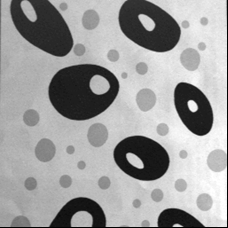
#> input picture segmentation/in/img.png, 228 x 228 px; its folder holds only this picture in this run
$ python main.py
#> lines starting #> are read from the running program, lines starting #| are printed output that depends on the picture; after the words box and inside, x2 and y2 are one past the last pixel; in counts of white or black regions, pixels touching at a corner belong together
from pathlib import Path
import cv2
import numpy as np

try:
    from skimage.filters import threshold_multiotsu
except ImportError:
    threshold_multiotsu = None


# =========================
# Настройки программы
# =========================

IN_DIR = Path("in")
OUT_DIR = Path("out")

IMAGE_EXTENSIONS = {".png", ".jpg", ".jpeg", ".bmp", ".tif", ".tiff"}

# Для мультипороговой сегментации
MULTI_CLASSES = 4

# Для диапазонной сегментации.
# Используются процентили яркости изображения.
RANGE_PERCENTILES = (35, 65)

# Для метода слияния областей
MERGE_BLOCK_SIZE = 8
MERGE_MEAN_DIFF = 10

# Для метода разбиения областей
SPLIT_MIN_SIZE = 16
SPLIT_STD_THRESHOLD = 12

# Для метода слияния/разбиения
SPLIT_MERGE_DIFF = 10


# =========================
# Вспомогательные функции
# =========================

def read_image(path: Path):
    """
    Чтение изображения с поддержкой путей с кириллицей.
    """
    data = np.fromfile(str(path), dtype=np.uint8)
    image = cv2.imdecode(data, cv2.IMREAD_COLOR)
#> image is the input picture: shape (228, 228, 3); min 0, max 255, mean 157.7
    return image


def save_image(path: Path, image: np.ndarray):
    """
    Сохранение изображения с поддержкой путей с кириллицей.
    """
    path.parent.mkdir(parents=True, exist_ok=True)
    ext = path.suffix
    success, encoded = cv2.imencode(ext, image)
    if success:
        encoded.tofile(str(path))


def to_gray(image: np.ndarray) -> np.ndarray:
    """
    Перевод изображения в полутоновый формат.
    """
    if len(image.shape) == 2:
        return image.copy()
    return cv2.cvtColor(image, cv2.COLOR_BGR2GRAY)


def gray_to_bgr(image: np.ndarray) -> np.ndarray:
    """
    Перевод полутонового изображения в BGR для сохранения сравнений.
    """
    if len(image.shape) == 2:
        return cv2.cvtColor(image, cv2.COLOR_GRAY2BGR)
    return image.copy()


def add_caption(image: np.ndarray, text: str) -> np.ndarray:
    """
    Добавляет подпись над изображением.
    """
    img = gray_to_bgr(image)
    h, w = img.shape[:2]

    caption_height = 45
    result = np.full((h + caption_height, w, 3), 255, dtype=np.uint8)
    result[caption_height:, :] = img

    cv2.putText(
        result,
        text,
        (10, 30),
        cv2.FONT_HERSHEY_SIMPLEX,
        0.8,
        (0, 0, 0),
        2,
        cv2.LINE_AA
    )

    return result


def make_comparison(original_gray: np.ndarray, segmented: np.ndarray, method_name: str) -> np.ndarray:
    """
    Создает изображение сравнения: исходное слева, результат справа.
    """
    left = add_caption(original_gray, "Original")
    right = add_caption(segmented, method_name)

    h1, w1 = left.shape[:2]
    h2, w2 = right.shape[:2]

    if h1 != h2:
        right = cv2.resize(right, (w2, h1))

    return cv2.hconcat([left, right])


def render_labels_by_mean(gray: np.ndarray, labels: np.ndarray) -> np.ndarray:
    """
    Преобразует карту меток областей в полутоновое изображение,
    где каждая область закрашена средней яркостью этой области.
    """
    labels = labels.astype(np.int32)
    max_label = int(labels.max()) + 1

    sums = np.bincount(labels.ravel(), weights=gray.ravel(), minlength=max_label)
    counts = np.bincount(labels.ravel(), minlength=max_label)

    means = np.zeros(max_label, dtype=np.float32)
    valid = counts > 0
    means[valid] = sums[valid] / counts[valid]

    result = means[labels]
    return np.clip(result, 0, 255).astype(np.uint8)


def collect_neighbor_pairs(labels: np.ndarray):
    """
    Собирает пары соседних областей по горизонтальным и вертикальным границам.
    """
    pairs = set()

    # Горизонтальные соседи
    left = labels[:, :-1]
    right = labels[:, 1:]
    mask = left != right

    for a, b in zip(left[mask].ravel(), right[mask].ravel()):
        a, b = int(a), int(b)
        if a > b:
            a, b = b, a
        pairs.add((a, b))

    # Вертикальные соседи
    top = labels[:-1, :]
    bottom = labels[1:, :]
    mask = top != bottom

    for a, b in zip(top[mask].ravel(), bottom[mask].ravel()):
        a, b = int(a), int(b)
        if a > b:
            a, b = b, a
        pairs.add((a, b))

    return list(pairs)


# =========================
# 1. Пороговая сегментация
# =========================

def threshold_segmentation(gray: np.ndarray) -> np.ndarray:
    """
    Пороговая сегментация по методу Оцу.

    g(i,j) = 1, если f(i,j) >= T
    g(i,j) = 0, если f(i,j) < T
    """
    _, result = cv2.threshold(
        gray,
        0,
        255,
        cv2.THRESH_BINARY + cv2.THRESH_OTSU
    )
    return result


# =========================
# 2. Диапазонная сегментация
# =========================

def range_threshold_segmentation(gray: np.ndarray) -> np.ndarray:
    """
    Диапазонная пороговая сегментация.

    Пиксель относится к области, если его яркость входит в диапазон D.
    Диапазон выбирается автоматически через процентили яркости.
    """
    low, high = np.percentile(gray, RANGE_PERCENTILES)

    result = np.zeros_like(gray, dtype=np.uint8)
    result[(gray >= low) & (gray <= high)] = 255

    return result


# =========================
# 3. Мультипороговая сегментация
# =========================

def multi_threshold_segmentation(gray: np.ndarray, classes: int = MULTI_CLASSES) -> np.ndarray:
    """
    Мультипороговая сегментация.

    Яркости разбиваются на несколько диапазонов D1, D2, ..., Dn.
    """
    if classes < 2:
        raise ValueError("Количество классов должно быть не меньше 2.")

    if threshold_multiotsu is not None:
        thresholds = threshold_multiotsu(gray, classes=classes)
    else:
        # Запасной вариант без scikit-image
        percentiles = np.linspace(0, 100, classes + 1)[1:-1]
        thresholds = np.percentile(gray, percentiles)

    regions = np.digitize(gray, bins=thresholds)

    result = regions.astype(np.float32)
    result = result * (255 / (classes - 1))

    return result.astype(np.uint8)


# =========================
# 4. Слияние областей
# =========================

class DSU:
    """
    Структура данных для объединения областей.
    Disjoint Set Union / система непересекающихся множеств.
    """
    def __init__(self, n: int, sums: np.ndarray, counts: np.ndarray):
        self.parent = np.arange(n, dtype=np.int32)
        self.sums = sums.astype(np.float64)
        self.counts = counts.astype(np.float64)

    def find(self, x: int) -> int:
        while self.parent[x] != x:
            self.parent[x] = self.parent[self.parent[x]]
            x = self.parent[x]
        return x

    def mean(self, x: int) -> float:
        root = self.find(x)
        if self.counts[root] == 0:
            return 0.0
        return self.sums[root] / self.counts[root]

    def union(self, a: int, b: int):
        ra = self.find(a)
        rb = self.find(b)

        if ra == rb:
            return False

        # Присоединяем меньшую область к большей
        if self.counts[ra] < self.counts[rb]:
            ra, rb = rb, ra

        self.parent[rb] = ra
        self.sums[ra] += self.sums[rb]
        self.counts[ra] += self.counts[rb]

        return True


def make_grid_labels(height: int, width: int, block_size: int) -> np.ndarray:
    """
    Начальная пресегментация изображения на квадратные блоки.
    """
    labels = np.zeros((height, width), dtype=np.int32)

    label = 0
    for y in range(0, height, block_size):
        for x in range(0, width, block_size):
            labels[y:y + block_size, x:x + block_size] = label
            label += 1

    return labels


def merge_regions_from_labels(
    gray: np.ndarray,
    labels: np.ndarray,
    mean_diff_threshold: float,
    max_iterations: int = 100
):
    """
    Итеративное слияние соседних областей.

    Две области объединяются, если разница их средних яркостей
    не превышает mean_diff_threshold.
    """
    labels = labels.astype(np.int32)
    n_labels = int(labels.max()) + 1

    sums = np.bincount(labels.ravel(), weights=gray.ravel(), minlength=n_labels)
    counts = np.bincount(labels.ravel(), minlength=n_labels)

    dsu = DSU(n_labels, sums, counts)
    neighbor_pairs = collect_neighbor_pairs(labels)

    for _ in range(max_iterations):
        changed = False

        for a, b in neighbor_pairs:
            ra = dsu.find(a)
            rb = dsu.find(b)

            if ra == rb:
                continue

            mean_a = dsu.mean(ra)
            mean_b = dsu.mean(rb)

            if abs(mean_a - mean_b) <= mean_diff_threshold:
                dsu.union(ra, rb)
                changed = True

        if not changed:
            break

    root_map = np.array([dsu.find(i) for i in range(n_labels)], dtype=np.int32)
    merged_labels = root_map[labels]

    result = render_labels_by_mean(gray, merged_labels)

    return result, merged_labels


def region_merging_segmentation(gray: np.ndarray) -> np.ndarray:
    """
    Метод слияния областей.

    1. Выполняется начальная сегментация на блоки.
    2. Соседние области объединяются, если они похожи по средней яркости.
    """
    h, w = gray.shape[:2]
    initial_labels = make_grid_labels(h, w, MERGE_BLOCK_SIZE)

    result, _ = merge_regions_from_labels(
        gray,
        initial_labels,
        mean_diff_threshold=MERGE_MEAN_DIFF
    )

    return result


# =========================
# 5. Разбиение областей
# =========================

def quadtree_split_labels(
    gray: np.ndarray,
    min_size: int = SPLIT_MIN_SIZE,
    std_threshold: float = SPLIT_STD_THRESHOLD
) -> np.ndarray:
    """
    Разбиение изображения с использованием дерева квадрантов.

    Если область неоднородна, то есть стандартное отклонение яркости
    больше std_threshold, область делится на 4 части.
    """
    h, w = gray.shape[:2]
    labels = np.full((h, w), -1, dtype=np.int32)
    current_label = 0

    def split(y0: int, y1: int, x0: int, x1: int):
        nonlocal current_label

        region = gray[y0:y1, x0:x1]
        region_h = y1 - y0
        region_w = x1 - x0

        if region_h <= 0 or region_w <= 0:
            return

        is_small = region_h <= min_size or region_w <= min_size
        is_homogeneous = np.std(region) <= std_threshold

        if is_small or is_homogeneous:
            labels[y0:y1, x0:x1] = current_label
            current_label += 1
            return

        ym = (y0 + y1) // 2
        xm = (x0 + x1) // 2

        # Если область уже нельзя нормально разделить
        if ym == y0 or ym == y1 or xm == x0 or xm == x1:
            labels[y0:y1, x0:x1] = current_label
            current_label += 1
            return

        split(y0, ym, x0, xm)
        split(y0, ym, xm, x1)
        split(ym, y1, x0, xm)
        split(ym, y1, xm, x1)

    split(0, h, 0, w)

    return labels


def region_splitting_segmentation(gray: np.ndarray) -> np.ndarray:
    """
    Метод разбиения областей.

    Начинаем со всего изображения как одной области.
    Если область неоднородна, делим ее на четыре подобласти.
    """
    labels = quadtree_split_labels(
        gray,
        min_size=SPLIT_MIN_SIZE,
        std_threshold=SPLIT_STD_THRESHOLD
    )

    result = render_labels_by_mean(gray, labels)
    return result


# =========================
# 6. Слияние/разбиение областей
# =========================

def split_and_merge_segmentation(gray: np.ndarray) -> np.ndarray:
    """
    Комбинированный метод слияния/разбиения.

    1. Сначала выполняется разбиение через дерево квадрантов.
    2. Затем соседние похожие области объединяются.
    """
    split_labels = quadtree_split_labels(
        gray,
        min_size=SPLIT_MIN_SIZE,
        std_threshold=SPLIT_STD_THRESHOLD
    )

    result, _ = merge_regions_from_labels(
        gray,
        split_labels,
        mean_diff_threshold=SPLIT_MERGE_DIFF
    )

    return result


# =========================
# Обработка изображений
# =========================

def process_image(path: Path):
    image = read_image(path)

    if image is None:
        print(f"Не удалось прочитать файл: {path}")
        return

    gray = to_gray(image)

    algorithms = [
        ("01_threshold", "Threshold segmentation", threshold_segmentation),
        ("02_range_threshold", "Range threshold segmentation", range_threshold_segmentation),
        ("03_multi_threshold", "Multi-threshold segmentation", multi_threshold_segmentation),
        ("04_region_merging", "Region merging", region_merging_segmentation),
        ("05_region_splitting", "Region splitting", region_splitting_segmentation),
        ("06_split_and_merge", "Split and merge", split_and_merge_segmentation),
    ]

    image_out_dir = OUT_DIR / path.stem
    image_out_dir.mkdir(parents=True, exist_ok=True)

    all_results = []

    # Сохраняем исходное полутоновое изображение
    save_image(image_out_dir / "00_original_gray.png", gray)

    for file_prefix, title, func in algorithms:
        print(f"Обработка {path.name}: {title}")

        segmented = func(gray)

        # Отдельный результат сегментации
        save_image(image_out_dir / f"{file_prefix}_result.png", segmented)

        # Сравнение исходного и результата
        comparison = make_comparison(gray, segmented, title)
        save_image(image_out_dir / f"{file_prefix}_comparison.png", comparison)

        all_results.append(add_caption(segmented, title))
#> this loop made 6 passes
#> pass 1, in threshold_segmentation, `_, result = cv2.threshold( gray, 0, 255, cv2.THRESH_BINARY + cv2.THRES..`:
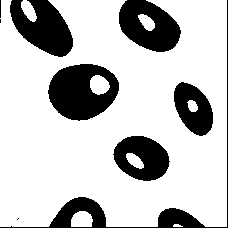
#> result: shape (228, 228); 76.2% white; 9 black regions (3 under 20 px), largest, box (x1, y1, x2, y2) and area: (48, 64, 119, 121) 2785, (10, 0, 73, 57) 2249, (119, 0, 181, 52) 2158, (0, 0, 228, 228) 2020, (113, 136, 170, 181) 1736, (174, 82, 213, 136) 1375
#> pass 1, in make_comparison, `left = add_caption(original_gray, "Original")`:
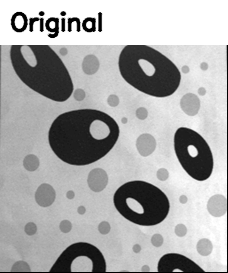
#> left: shape (273, 228, 3); min 0, max 255, mean 170.1
#> pass 1, in make_comparison, `right = add_caption(segmented, method_name)`:
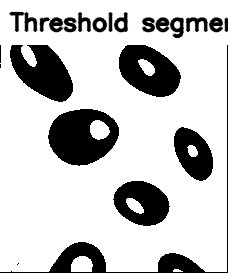
#> right: shape (273, 228, 3); min 0, max 255, mean 196.7
#> after the loop:
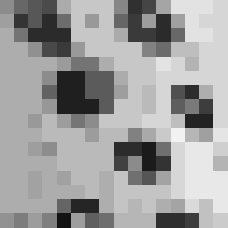
#> segmented: shape (228, 228); min 19, max 242, mean 157.2

    # Общая таблица всех результатов
    original_with_caption = add_caption(gray, "Original")
    all_images = [original_with_caption] + all_results

    # Приводим все изображения к одному размеру
    base_h, base_w = all_images[0].shape[:2]
    resized = [
        cv2.resize(img, (base_w, base_h))
        for img in all_images
    ]

    # Формируем сетку 2 x 4
    while len(resized) < 8:
        resized.append(np.full_like(resized[0], 255))
#> this loop made 1 pass

    row1 = cv2.hconcat(resized[:4])
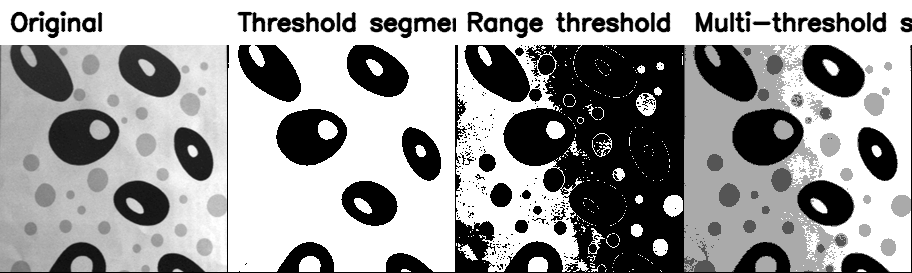
#> row1: shape (273, 912, 3); min 0, max 255, mean 156.8
    row2 = cv2.hconcat(resized[4:8])
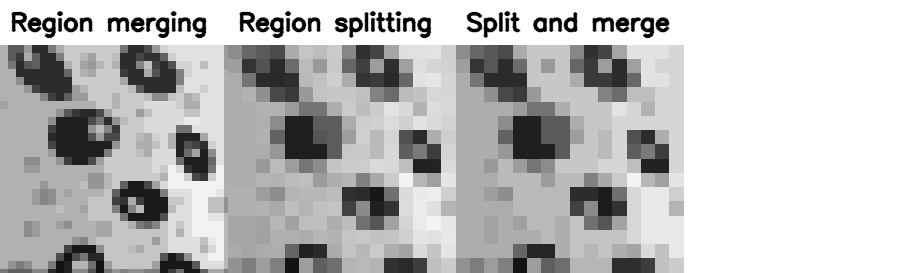
#> row2: shape (273, 912, 3); min 0, max 255, mean 188.5
    summary = cv2.vconcat([row1, row2])
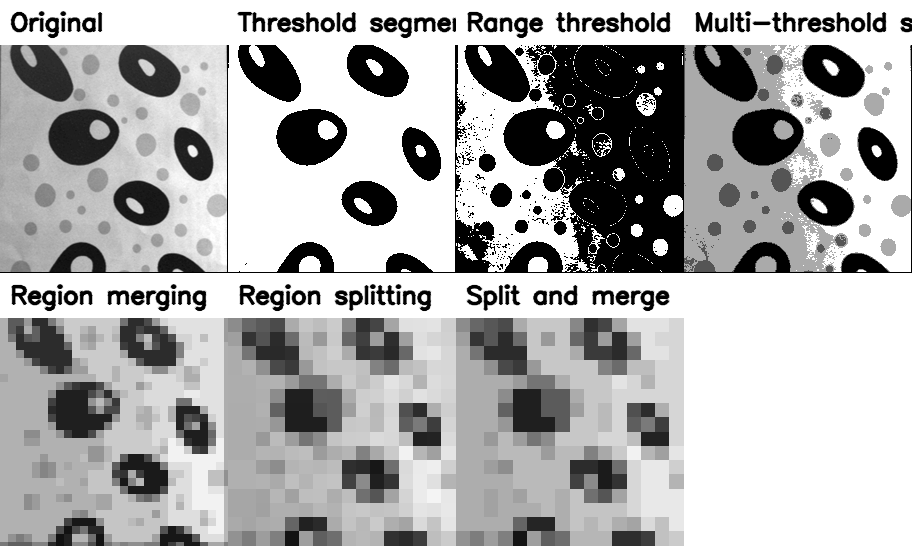
#> summary: shape (546, 912, 3); min 0, max 255, mean 172.6

    save_image(image_out_dir / "summary_all_methods.png", summary)


def main():
    if not IN_DIR.exists():
        print("Папка 'in' не найдена. Создай папку 'in' и помести туда изображения.")
        return

    OUT_DIR.mkdir(parents=True, exist_ok=True)

    image_paths = [
        path for path in IN_DIR.iterdir()
        if path.suffix.lower() in IMAGE_EXTENSIONS
    ]

    if not image_paths:
        print("В папке 'in' не найдено изображений.")
        return

    for path in image_paths:
        process_image(path)

    print("Готово. Результаты сохранены в папке 'out'.")


if __name__ == "__main__":
    main()
